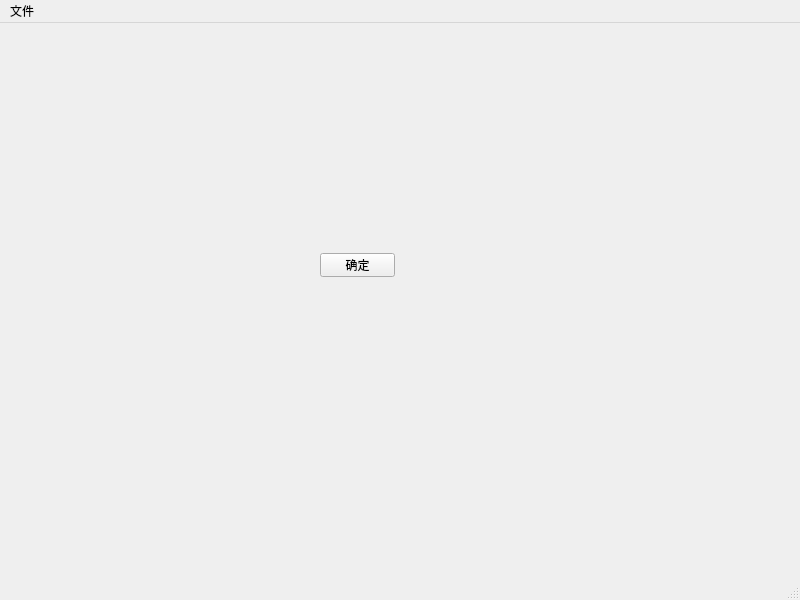
<?xml version="1.0" encoding="UTF-8"?>
<ui version="4.0">
 <class>MainWindow</class>
 <widget class="QMainWindow" name="MainWindow">
  <property name="geometry">
   <rect>
    <x>0</x>
    <y>0</y>
    <width>800</width>
    <height>600</height>
   </rect>
  </property>
  <property name="windowTitle">
   <string>MainWindow</string>
  </property>
  <widget class="QWidget" name="centralwidget">
   <widget class="QPushButton" name="pushButton">
    <property name="geometry">
     <rect>
      <x>320</x>
      <y>230</y>
      <width>75</width>
      <height>24</height>
     </rect>
    </property>
    <property name="text">
     <string>确定</string>
    </property>
   </widget>
  </widget>
  <widget class="QMenuBar" name="menubar">
   <property name="geometry">
    <rect>
     <x>0</x>
     <y>0</y>
     <width>800</width>
     <height>22</height>
    </rect>
   </property>
   <widget class="QMenu" name="menu">
    <property name="title">
     <string>文件</string>
    </property>
   </widget>
   <addaction name="menu"/>
  </widget>
  <widget class="QStatusBar" name="statusbar"/>
 </widget>
 <resources/>
 <connections/>
</ui>
